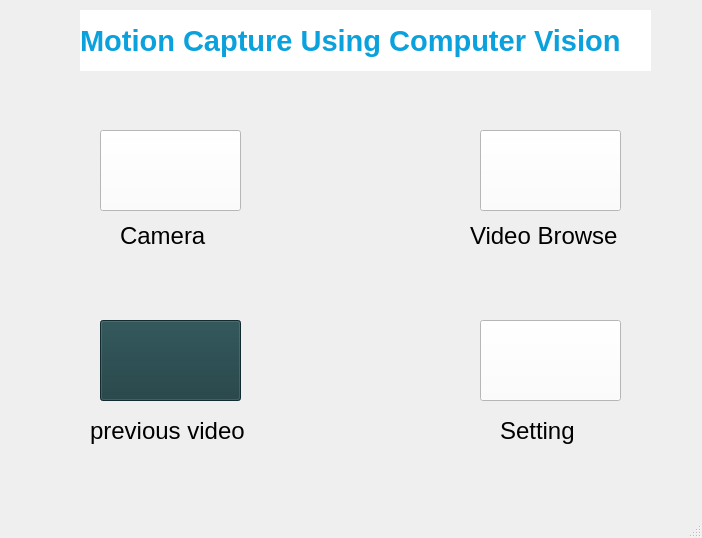
<?xml version="1.0" encoding="UTF-8"?>
<ui version="4.0">
 <class>MainWindow</class>
 <widget class="QMainWindow" name="MainWindow">
  <property name="geometry">
   <rect>
    <x>0</x>
    <y>0</y>
    <width>702</width>
    <height>538</height>
   </rect>
  </property>
  <property name="windowTitle">
   <string>MainWindow</string>
  </property>
  <property name="styleSheet">
   <string notr="true"/>
  </property>
  <widget class="QWidget" name="centralwidget">
   <widget class="QPushButton" name="pushButton">
    <property name="geometry">
     <rect>
      <x>100</x>
      <y>130</y>
      <width>141</width>
      <height>81</height>
     </rect>
    </property>
    <property name="styleSheet">
     <string notr="true">image: url(:/new profile/7.png);
background-color: rgb(255, 255, 255);
</string>
    </property>
    <property name="text">
     <string/>
    </property>
   </widget>
   <widget class="QPushButton" name="pushButton_2">
    <property name="geometry">
     <rect>
      <x>480</x>
      <y>130</y>
      <width>141</width>
      <height>81</height>
     </rect>
    </property>
    <property name="styleSheet">
     <string notr="true">image: url(:/new profile/10.png);
background-color: rgb(255, 255, 255);
</string>
    </property>
    <property name="text">
     <string/>
    </property>
   </widget>
   <widget class="QPushButton" name="pushButton_3">
    <property name="geometry">
     <rect>
      <x>480</x>
      <y>320</y>
      <width>141</width>
      <height>81</height>
     </rect>
    </property>
    <property name="styleSheet">
     <string notr="true">background-color: rgb(255, 255, 255);


image: url(:/new profile/6.png);</string>
    </property>
    <property name="text">
     <string/>
    </property>
   </widget>
   <widget class="QPushButton" name="pushButton_4">
    <property name="geometry">
     <rect>
      <x>100</x>
      <y>320</y>
      <width>141</width>
      <height>81</height>
     </rect>
    </property>
    <property name="styleSheet">
     <string notr="true">image: url(:/new profile/download.png);
background-color:rgb(26, 60, 64);</string>
    </property>
    <property name="text">
     <string/>
    </property>
   </widget>
   <widget class="QLabel" name="label">
    <property name="geometry">
     <rect>
      <x>80</x>
      <y>10</y>
      <width>571</width>
      <height>61</height>
     </rect>
    </property>
    <property name="font">
     <font>
      <pointsize>22</pointsize>
      <weight>75</weight>
      <bold>true</bold>
     </font>
    </property>
    <property name="styleSheet">
     <string notr="true">background-color: rgb(255, 255, 255);
  color: rgb(10, 161, 221);</string>
    </property>
    <property name="text">
     <string>Motion Capture Using Computer Vision</string>
    </property>
   </widget>
   <widget class="QLabel" name="label_2">
    <property name="geometry">
     <rect>
      <x>120</x>
      <y>220</y>
      <width>91</width>
      <height>31</height>
     </rect>
    </property>
    <property name="font">
     <font>
      <pointsize>18</pointsize>
     </font>
    </property>
    <property name="styleSheet">
     <string notr="true"/>
    </property>
    <property name="text">
     <string>Camera </string>
    </property>
   </widget>
   <widget class="QLabel" name="label_3">
    <property name="geometry">
     <rect>
      <x>470</x>
      <y>220</y>
      <width>151</width>
      <height>31</height>
     </rect>
    </property>
    <property name="font">
     <font>
      <pointsize>18</pointsize>
     </font>
    </property>
    <property name="text">
     <string>Video Browse </string>
    </property>
   </widget>
   <widget class="QLabel" name="label_4">
    <property name="geometry">
     <rect>
      <x>90</x>
      <y>410</y>
      <width>161</width>
      <height>41</height>
     </rect>
    </property>
    <property name="font">
     <font>
      <pointsize>18</pointsize>
     </font>
    </property>
    <property name="text">
     <string>previous video</string>
    </property>
   </widget>
   <widget class="QLabel" name="label_5">
    <property name="geometry">
     <rect>
      <x>500</x>
      <y>410</y>
      <width>91</width>
      <height>41</height>
     </rect>
    </property>
    <property name="font">
     <font>
      <pointsize>18</pointsize>
     </font>
    </property>
    <property name="text">
     <string>Setting</string>
    </property>
   </widget>
  </widget>
  <widget class="QMenuBar" name="menubar">
   <property name="geometry">
    <rect>
     <x>0</x>
     <y>0</y>
     <width>702</width>
     <height>21</height>
    </rect>
   </property>
  </widget>
  <widget class="QStatusBar" name="statusbar"/>
 </widget>
 <resources>
  <include location="../../../../OneDrive/Desktop/file/source.qrc"/>
 </resources>
 <connections/>
</ui>
